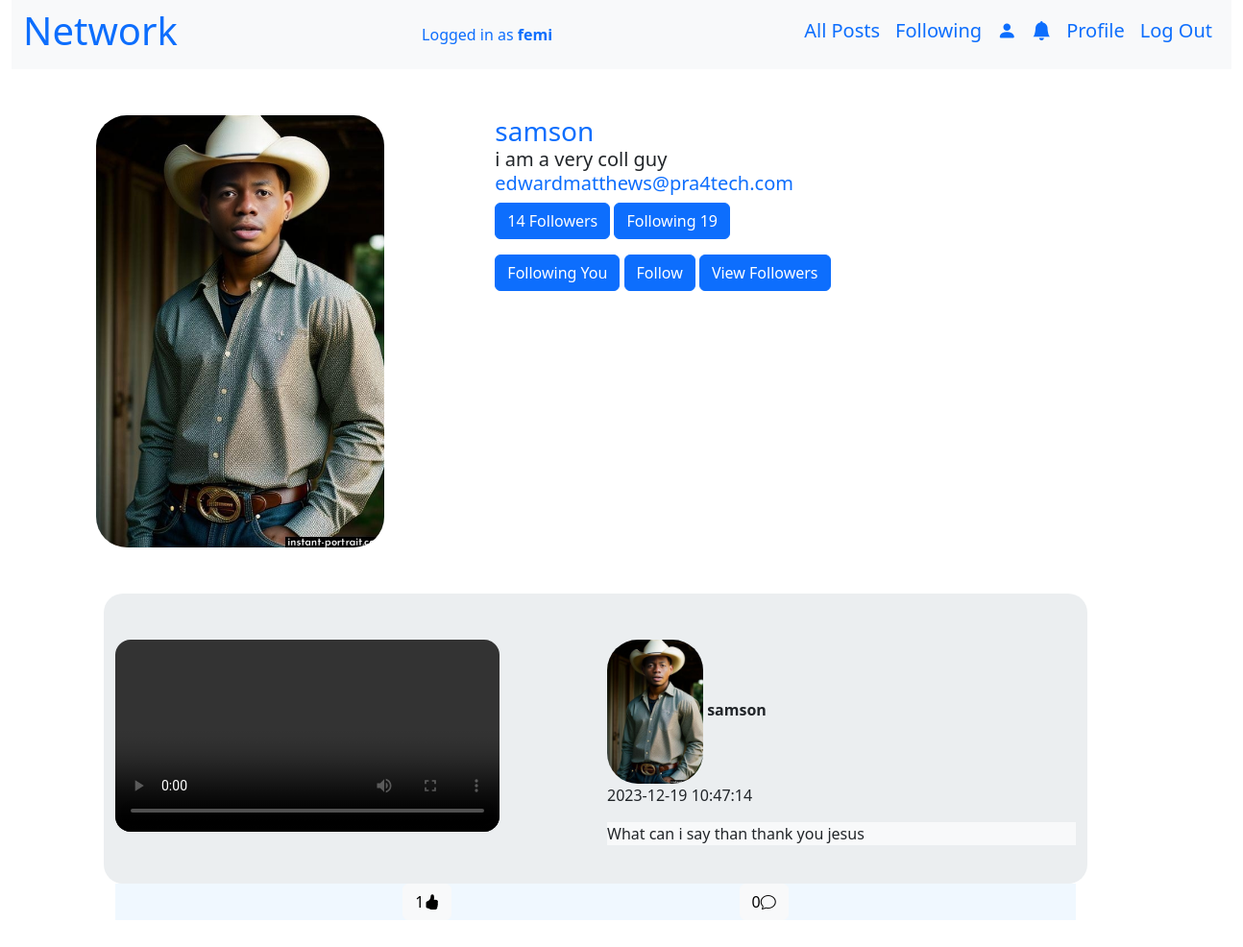
/get_profile/1 (signed in), run on the app's committed database.
### network/models.py (models this page shows, shortened)
class User(AbstractUser):
    pass

class Profile(models.Model):
    user = models.OneToOneField(User, on_delete=models.CASCADE,related_name="user_profile")
    bio = models.TextField(blank=True)
    profile_picture = models.ImageField(upload_to='profile_pics/',blank=True,null=True)
    def count_followers(self):
        return self.user.friend.count()
    def count_following(self):
        return self.user.user_friend.count() + self.user.friend.count()

class Post(models.Model):
    user = models.ForeignKey(User,on_delete=models.CASCADE)
    content = models.TextField()
    timestamp = models.DateTimeField(auto_now_add=True)
    media = models.FileField(upload_to='post_storage/',blank=True,null=True)
    media_type = models.TextField(null=True)
    def like_count(self):
        return self.post_like.count()
    def comment_count(self):
        return self.post_comment.count()

### network/views.py (the view, shortened to what this page needs)
# urls.py: path("get_profile/<int:user_id>",views.get_profile,name="get_profile"),
@login_required
def get_profile(request,user_id):
    if request.method == 'GET':
        user = get_object_or_404(User,pk=user_id)
        profile = Profile.objects.filter(user=user)
        friend = Friend.objects.filter(user=user)
        user_friend = []
        for j in friend:
            if request.user.id == j.friend.id:
                user_friend.append(j.friend)
            elif request.user.id == j.user.id:
                user_friend.append(j.friend)
        posts = Post.objects.filter(user=user)
        posts = posts.order_by("-timestamp").all()
        friends = Friend.objects.filter(friend=user)
        paginator = Paginator(posts,10)
        page_number = request.GET.get("page")
        page_obj = paginator.get_page(page_number)
        return render(request,"network/profile.html",{
            "profiles":profile,
            "page_obj":page_obj,
            "friends":friends,
            "user_friend":user_friend
        })
    else:
        return JsonResponse({'status':'error',"message":"Method not allowed"},status=405)

### network/templates/network/profile.html (shortened to what this page needs)
{% extends "network/layout.html" %}
{% block body %}
<div class="container-fluid">
    {% for profile in profiles %}
    <div class="row m-3 col-8">
    {% if profile.profile_picture %}
    <div class="col">
    <img src="{{ profile.profile_picture.url }}" alt="user image" class="img-fluid rounded-5" width="300" height="200">
   </div>
    {% endif %}
    <div class="col">
    <div class="text-primary"><strong class="h3">{{ profile.user.username }}</strong></div>
    <small class="h5">{{ profile.bio }}</small>
    <p class="h5 text-primary">{{ profile.user.email }}</p>
    <div class="mb-3"><button type="button" class="btn btn-primary"> {{ profile.count_followers }} Followers</button> <button type="button"  class="btn btn-primary"> Following {{ profile.count_following }}</button></div>
    {% for p in user_friend %}
    {% if user.id == p.id %}
    <button type="button" class="btn btn-primary">Following You</button>
    {% endif %}
    {% endfor %}
    <button type="button" class="btn btn-primary follow" data-id="{{ profile.user.id }}">Follow</button>
    <button type="button" id="friend_view_button" onclick="open_friend()" class="btn btn-primary">View Followers</button>
</div>
</div>
</div>
{% endfor %}
<div class="container-fluid d-flex flex-column justify-content-center m-5" id="display_all_post">
    {% for post in page_obj %}
    <div class="max" data-post="{{ post.id }}">
    <div class="row row-cols-md-1 row-cols-lg-2" id="col">
        <div class="col mt-5 mb-5">
            <a href="{% url 'get_post' post_id=post.id  %}">
            {% if post.media_type == "image" %}
            <img src="{{ post.media.url }}" alt="picture" width="400" height="400" class="img-fluid rounded-4">
            {% elif post.media_type == "video" %}
            <video src="{{ post.media.url }}" controls  width="400" height="400" class="img-fluid rounded-4"></video>
            {% endif %}
           </a>
        </div>
        <div class="col mt-5">
            <a href="{% url 'get_profile' user_id=post.user.id %}" class="nav-link">
       <img src="{{ post.user.user_profile.profile_picture.url }}" alt="user image" class="img-fluid rounded-5" width="100" height="100">
        <strong class="user_name">{{ post.user.username }}</strong>
    </a>
        <span>{{ post.timestamp | date:"Y-m-d H:i:s" }}</span>
        <div class="mt-3 bg-light">{{ post.content }}</div>
    </div>
</div>
       <div class="buttons_control mb-5 d-flex flex-row justify-content-evenly">
        <button type="button" class=" like_buttons btn btn-light" data-post="{{ post.id }}" id="{{ post.id}}">{{ post.like_count }}<i class="bi bi-hand-thumbs-up-fill" ></i></button>
        <button type="button" class="comment_buttons btn btn-light">
            {{ post.comment_count }}<i class="bi bi-chat"></i>
        </button>
       </div>
    {% endfor %}
</div>
{% endblock %}

### network/templates/network/layout.html (shortened to what this page needs)
{% load static %}
<!DOCTYPE html>
<html lang="en">
    <head>
        <link href="https://cdn.jsdelivr.net/npm/bootstrap@5.3.2/dist/css/bootstrap.min.css" rel="stylesheet">
    </head>
        <link rel="stylesheet" href="https://cdn.jsdelivr.net/npm/bootstrap-icons@1.11.2/font/bootstrap-icons.min.css">
        <link href="{% static 'network/styles.css' %}" rel="stylesheet">
    </head>
    <body>
      <div class="container-fluid">
        <nav class="navbar navbar-expand bg-light">
            <div class="container-fluid">
            <h3 class="h1 text-primary">Network</h3>
            {% if user.is_authenticated %}
                <a class="nav-link text-primary " href="#"> Logged in as<strong> {{ user.username }}</strong></a>
        {% endif %}
              <ul class="navbar-nav mr-auto ">
                {% if user.is_authenticated %}
                <li class="nav-item h5">
                    <a class="nav-link text-primary" href="{% url 'index' %}">All Posts</a>
                  </li>
                    <li class="nav-item h5">
                        <a class="nav-link text-primary" href="{% url 'get_friends_post' %}">Following</a>
                    </li>
                    <li class="nav-item h5">
                        <a class="nav-link text-primary" href="{% url 'get_all_user' %}"><i class="bi bi-person-fill text-primary"></i></a>
                    </li>
                    <li class="nav-item h5">
                        <a class="nav-link text-primary" href="{% url 'get_notification' %}"><i class="bi bi-bell-fill text-primary"></i></a>
                    </li>
                    <li class="nav-item h5">
                        <a class="nav-link text-primary" href="{% url 'get_profile' user_id=user.id %}"><span class="notification">Profile</a>
                    </li>
                    <li class="nav-item h5">
                        <a class="nav-link text-primary" href="{% url 'logout' %}">Log Out</a>
                    </li>
                {% endif %}
              </ul>
            </div>
          </nav>
        </div>
        <div class="container-fluid m-5">
            {% block body %}
            {% endblock %}
        </div>
    </body>
</html>

### network/static/network/styles.css (style rules this page uses)
#col { background-color: rgb(235, 238, 240); border-radius: 20px; }
.buttons_control { background-color: aliceblue; }
.max { max-width: 1000px; }

### data on the page
User: username "femi", shows "Following You"
Profile: profile_picture (picture), user.username "samson", bio "i am a very coll guy", user.email "edwardmatthews@pra4tech.com", count_followers "14", count_following "19"
Post: user.user_profile.profile_picture (picture), user.username "samson", timestamp "2023-12-19 10:47:14", content "What can i say than thank you jesus", like_count "1", comment_count "0"
